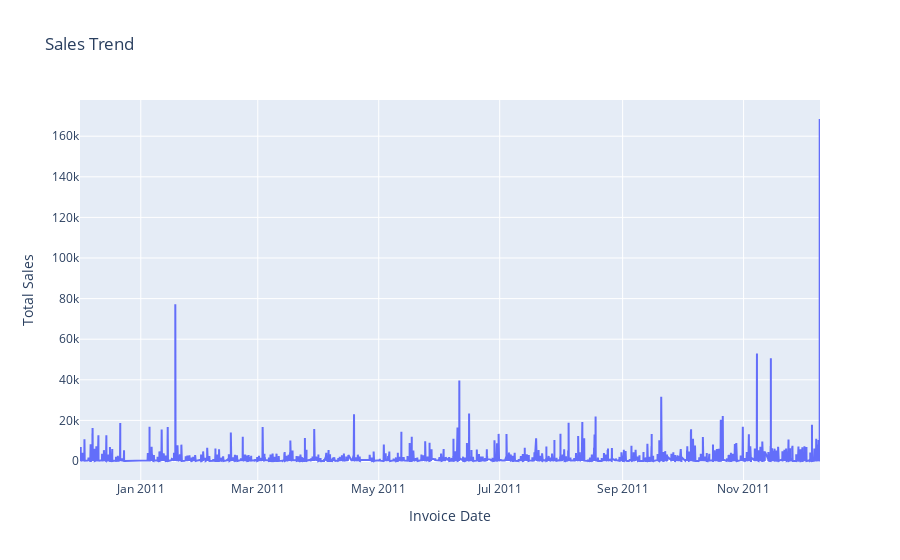

Here is the notebook cell this chart was saved with:
### Code cell
import plotly.graph_objects as go

# Create the line graph
fig = go.Figure(data=go.Scatter(x=sales_trend['InvoiceDate'], y=sales_trend['Total_Cost'], mode='lines'))

# Customize the graph layout
fig.update_layout(
    title='Sales Trend',
    xaxis_title='Invoice Date',
    yaxis_title='Total Sales',
    showlegend=False
)

# Show the line graph
fig.show()

### Figure 1 — Plotly figure (JSON) as saved in the notebook; plotly's stock layout.template omitted (floating-point values rounded to 4 significant figures; data arrays with more than 128 entries replaced by an {"elided": "..."} marker saying what was removed)
{"data": [{"mode": "lines", "type": "scatter", "x": {"elided": "23260 str values"}, "y": {"elided": "23260 float values"}}], "layout": {"showlegend": false, "title": {"text": "Sales Trend"}, "xaxis": {"title": {"text": "Invoice Date"}}, "yaxis": {"title": {"text": "Total Sales"}}}}
